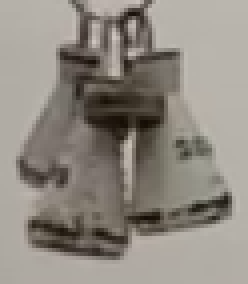
#> input picture data/samples/tracking_test.png, 62 x 71 px (shown 4 times larger)
$ python -i tracker.py   (imports and definitions only)
#> lines starting #> are read from the running program, lines starting #| are printed output that depends on the picture; after the words box and inside, x2 and y2 are one past the last pixel; in counts of white or black regions, pixels touching at a corner belong together
#> further down, picture is the input picture: shape (71, 62, 3); mean B, G, R 128.9, 137.2, 143.3
"""Video and image object tracking using OpenCV color thresholding and contour moments."""

from dataclasses import dataclass
from typing import List, Optional, Tuple, Dict, Any
import numpy as np
import cv2


@dataclass
class TrackingPoint:
    frame_idx: int
    t: float             # segundos
    cx_px: float         # Centroide X en píxeles
    cy_px: float         # Centroide Y en píxeles
    x_m: float           # Posición X en metros calibrados
    y_m: float           # Posición Y en metros calibrados
    radius_px: float     # Radio aparente del objeto detectado


@dataclass
class TrackingResult:
    total_frames: int
    detected_frames: int
    detection_rate_pct: float
    fps: float
    duration_s: float
    points: List[TrackingPoint]
    calibration_ppm: float # Píxeles por metro


class VideoTracker:
    """Rastreador de centroides para experimentos de física mediante OpenCV."""

    @staticmethod
    def process_frame_hsv(
        frame: np.ndarray,
        lower_hsv: Tuple[int, int, int] = (0, 70, 50),
        upper_hsv: Tuple[int, int, int] = (25, 255, 255),
        min_radius: float = 3.0,
    ) -> Optional[Tuple[float, float, float]]:
        """Extrae (cx, cy, radius) del objeto de interés en el fotograma."""
#> called with lower_hsv = (0, 70, 50), upper_hsv = (25, 255, 255), min_radius = 3
        blurred = cv2.GaussianBlur(frame, (11, 11), 0)
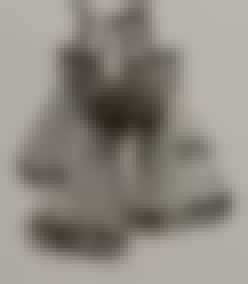
#> blurred: shape (71, 62, 3) (shown 4 times larger); mean B, G, R 128.9, 137.2, 143.2
        hsv = cv2.cvtColor(blurred, cv2.COLOR_BGR2HSV)
#> hsv: shape (71, 62, 3); mean H, S, V 17.6, 29, 143.2
        mask = cv2.inRange(hsv, np.array(lower_hsv), np.array(upper_hsv))
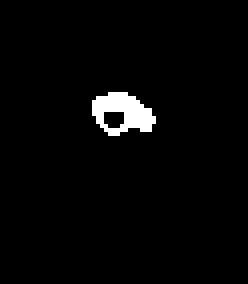
#> mask: shape (71, 62) (shown 4 times larger); 2.4% white; 1 white region, box (x1, y1, x2, y2) and area: (23, 23, 39, 34) 107
        mask = cv2.erode(mask, None, iterations=2)
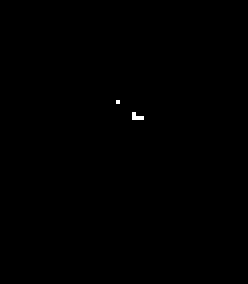
#> mask: shape (71, 62) (shown 4 times larger); 0.11% white in thin lines or dots, all inside (x1, y1, x2, y2) = (29, 25, 36, 30)
        mask = cv2.dilate(mask, None, iterations=2)
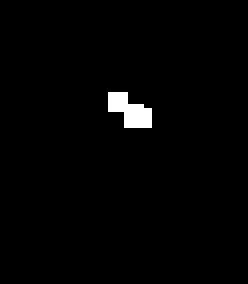
#> mask: shape (71, 62) (shown 4 times larger); 1.4% white; 1 white region

        contours, _ = cv2.findContours(mask, cv2.RETR_EXTERNAL, cv2.CHAIN_APPROX_SIMPLE)
#> contours = 1 contour; box (x1, y1, x2, y2) and area: (27, 23, 38, 32) 46
        if not contours:
            return None

        # Tomar el contorno más grande
        largest = max(contours, key=cv2.contourArea)
#> largest = contour of 12 points, box (x1, y1, x2, y2) (27, 23, 38, 32), area 46
        ((x, y), radius) = cv2.minEnclosingCircle(largest)
#> x = 32; y = 27; radius = 6.4

        if radius >= min_radius:
            M = cv2.moments(largest)
#> M = moments, m00 45.5, centre m10/m00, m01/m00 = (32.1, 27.29)
            if M["m00"] > 0:
                cx = float(M["m10"] / M["m00"])
#> cx = 32.1
                cy = float(M["m01"] / M["m00"])
#> cy = 27.29
                return (cx, cy, float(radius))
        return None

    # [54 lines left out: function track_synthetic_trajectory, not called in this run]

>>> import cv2
>>> picture = cv2.imread('../../../data/samples/tracking_test.png')
>>> result = VideoTracker().process_frame_hsv(picture)
#> result = (32.1, 27.29, 6.4)
